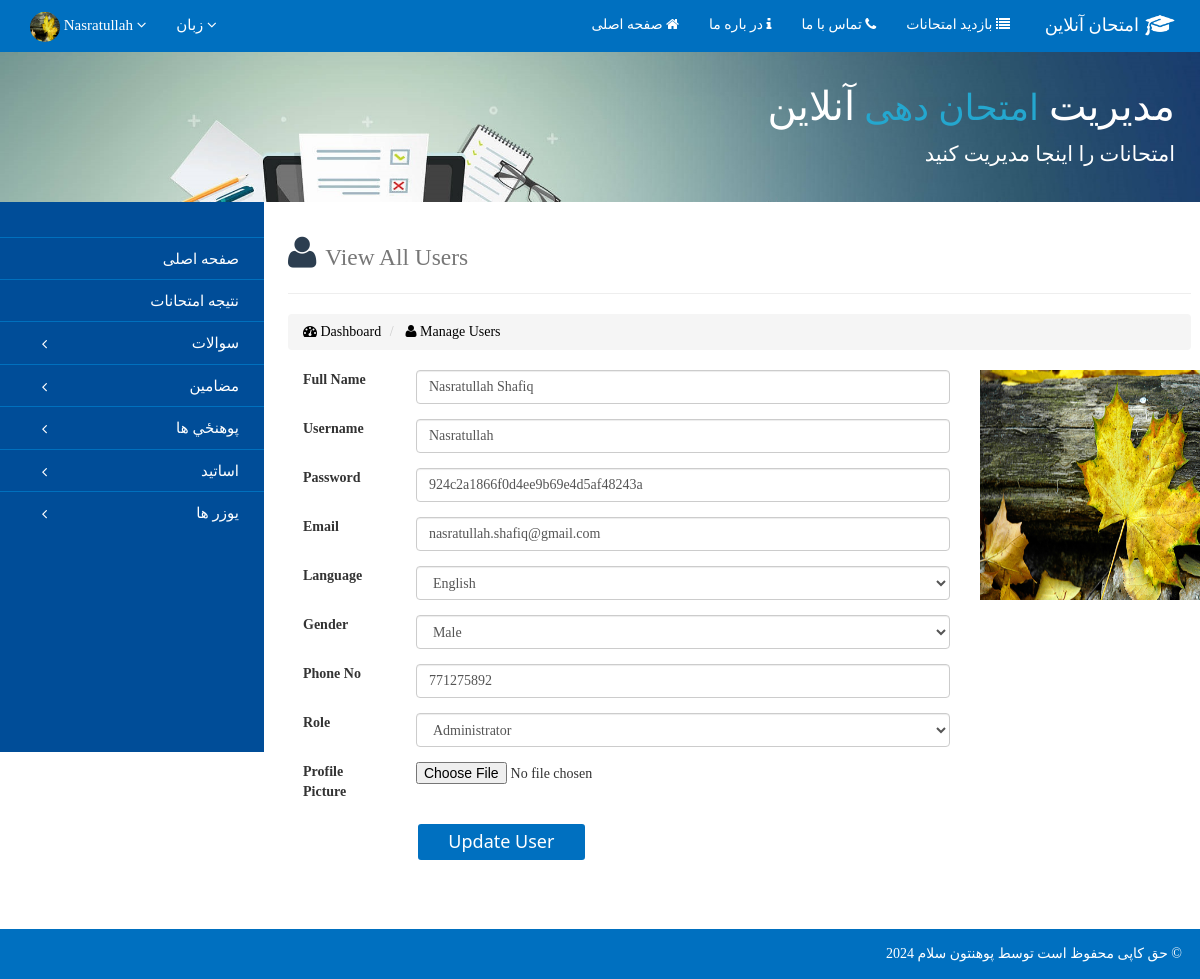
The page /Administrator/Dari/Edit-Users.php?edit=10 (signed in) on the database its author committed.
### tables this page shows
CREATE TABLE `users` (
  `User_ID` int(11) NOT NULL,
  `Full_Name` varchar(50) NOT NULL,
  `Username` varchar(30) NOT NULL,
  `Password` varchar(50) NOT NULL,
  `Email` varchar(100) NOT NULL,
  `Language` varchar(10) NOT NULL,
  `Gender` varchar(10) NOT NULL,
  `Phone_No` int(11) NOT NULL,
  `Image` varchar(255) NOT NULL DEFAULT 'placeholder-user.png',
  `Role_ID` int(11) NOT NULL DEFAULT '2',
  `Status` int(11) NOT NULL DEFAULT '0'
);

### Administrator/Dari/_Partial Components/Database.php (called while the page is built, shortened)
<?php
Class Database{
 public $host   = "localhost";
 public $user   = "root";
 public $pass   = "";
 public $db     = "Quiz";
 public $link;
private function connectDB(){
 $this->link = new mysqli($this->host, $this->user, $this->pass, $this->db);
 }
public function select($query){
  $result = $this->link->query($query) or
   die($this->link->error.__LINE__);
  if($result->num_rows > 0){
    return $result;
  } else {
    return false;
  }
 }
}

### Administrator/_Partial Components/Exam.php (called while the page is built, shortened)
<?php
class Exam{
	private $db;
	public function __construct(){
		$this->db = new Database();
	}
	public function getUsersByUsername($Username){
		$query = "SELECT * from Users where Username = '$Username'";
		mysqli_set_charset($this->db->link, 'UTF8');
		$getData = $this->db->select($query);
		return $getData;
	}
	public function getUserByID($User_ID){
		$query = "SELECT * from Users where User_ID = '$User_ID'";
		mysqli_set_charset($this->db->link, 'UTF8');
		$getData = $this->db->select($query);
		return $getData;
	}
}
?>

### Administrator/Dari/Edit-Users.php (the view, shortened to what this page needs)
<?php
include('./_Partial Components/Header.php');
if(isset($_GET['edit'])){
   $User_ID = $_GET['edit'];
   $UserByID = $exm->getUserByID($User_ID);
}
else{
   header('Location: index.php');
}
$result = $UserByID->fetch_assoc();
?>
    <div class="containe">
    	<div class="row" id="row">
            <div class="left-side-bar">
                <?php include('./_Partial Components/Navigation.php');?>
            </div>
            <div class="right-side-bar">
            <div class="row">
            <div calss = "col-md-9">
                <h1 style = "color: #2C3E50"> <i class = "fa fa-user"> </i> <small> View All Users </small></h1><hr>
                <ol class="breadcrumb">
                    <li style="color: #5C9BD1"><a href="index.php"> <i class = "fa fa-tachometer"></i> Dashboard </a></li>
                    <li class = ""> <a href="Manage-Users.php"> <i class = "fa fa-user"></i> Manage Users </a></li>
                </ol>
            </div>
            <div class="col-md-9">
                    <form class="form-horizontal" method="POST" action="" enctype="multipart/form-data">
                      <div class="form-group">
                        <label for="Full Name" class="col-sm-2">Full Name</label>
                        <div class="col-sm-10">
                          <input type="text"  value = "<?php echo $result['Full_Name']?>" class="form-control" name="Full_Name" placeholder="Frist Name">
                        </div>
                      </div>
                      <div class="form-group">
                        <label for="Username" class="col-sm-2">Username</label>
                        <div class="col-sm-10">
                          <input type="text"  value = "<?php echo $result['Username']?>" class="form-control" name="Username" placeholder="Username">
                        </div>
                      </div>
                      <div class="form-group">
                        <label for="Password" class="col-sm-2"> Password </label>
                        <div class="col-sm-10">
                          <input type="text"  value = "<?php echo $result['Password'] ?>" class="form-control" name="Password" placeholder="Password">
                        </div>
                      </div>
                      <div class="form-group">
                        <label for="Email" class="col-sm-2"> Email </label>
                        <div class="col-sm-10">
                          <input type="email"  value = "<?php echo $result['Email']?>" class="form-control" name="Email" placeholder="Email">
                        </div>
                      </div>
                      <div class="form-group">
                        <label for="input language" class="col-sm-2"> Language </label>
                        <div class="col-sm-10">
                          <select name="Language" class="form-control" id = "Language">
                          <option value="English" <?php if($result['Language']=='English'){echo "selected"; }?> > English </option>
                          </select>
                        </div>
                      </div>
                      <div class="form-group">
                        <label for="input Gender" class="col-sm-2"> Gender </label>
                        <div class="col-sm-10">
                          <select name="Gender" class="form-control" id = "Gender">
                          <option value="Male" <?php if($result['Gender']=='Male'){echo "selected"; }?> > Male </option>
                          </select>
                        </div>
                      </div>
                        <div class="form-group">
                            <label for="Phone No" class="col-sm-2"> Phone No </label>
                            <div class="col-sm-10">
                                <input type="text" name = "Phone_No"  value = "<?php echo $result['Phone_No']?>" class="form-control" placeholder="Phone No">
                            </div>
                        </div>
                        <div class="form-group">
                          <label for="Role_ID" class="col-sm-2"> Role </label>
                          <div class="col-sm-10">
                            <select name="Role_ID" class="form-control">
                            <option value="1" <?php if($result['Role_ID']=='1'){echo "selected"; }?> >  Administrator </option>
                            </select>
                          </div>
                        </div>
                        <div class="form-group">
                            <label for="Profile Picture" class="col-sm-2"> Profile Picture </label>
                            <div class="col-sm-10">
                                <input type="file" id="image" name = "image">
                            </div>
                        </div>
                      <div class="form-group">
                        <div class="col-sm-offset-2 col-sm-10">
                            <button type="submit" name = "submit" class="button-start-the-quiz" id = "">Update User</button>
                        </div>
                      </div>
                    </form>
                </div>
                <div class="col-md-3">
                  <?php
                  $chk_img = $result ['Image'];
                   echo "<img src='../img/_ProfilePicture/$chk_img' alt='' class='img-cicle' width='250px' height='230px'/>";?>
                </div>
</div>
    		</div>
    	</div>
    </div>
<?php
include('./_Partial Components/Footer.php');
?>

### Administrator/Dari/_Partial Components/Header.php (shortened to what this page needs)
<?php
$filepath = realpath(dirname(__FILE__));
include_once($filepath.'/Database.php');
$exm = new Exam();
?>
<!DOCTYPE html>
<html>
<head>
    <link href ="./../../CSS/bootstrap.min.css" rel=" stylesheet" />
    <link href ="./../../CSS/bootstrap.css" rel=" stylesheet" />
    <link href="./../../CSS/animated.css" rel="stylesheet" >
    <link href="./../../CSS/font-awesome.css" rel="stylesheet" >
    <link href="./../../CSS/font-awesome.min.css" rel="stylesheet" >
    <link href="./../../CSS/animated.css" rel="stylesheet" >
    <link href="./../../CSS/bootstrap.min.css" rel="stylesheet">
    <link href="./CSS/Quiz_Admin_Panel.css" rel="stylesheet">
</head>
<body onload = "timeout()" class="all-dari-content">
<nav class="navbar navbar-inverse navbar-static-top" style = "background-color: rgb(0,112,192); border: 0px;">
      <div class="container-fluid">
        <div id="navbar" class="navbar-collapse collapse text-right">
          <ul class="nav navbar-nav" id="top-navbar">
          <li class="dropdown" id= "ssh">
            <?php if(isset($_SESSION['Username'])){
                $Username = $_SESSION['Username'];
                $UsersByUsername = $exm->getUsersByUsername($Username);
                $row = $UsersByUsername->fetch_array();
                $profile_img = $row['Image'];
            ?>
            <li class="dropdown dropdown-user" style = "background-color: rgb(0,112,192); padding-top: 0px;">
                  <a href="javascript:;" class="dropdown-toggle" id = "img-user" data-toggle="dropdown" data-hover="ddown" data-close-others="tue" style = "color: #fff;">
                      <?php echo "<img alt='' class='img-circle' width='30px' height = '30px' src='./../../img/_ProfilePicture/$profile_img' style = 'margin-top: -5px; margin-bottom: -5px;' />"; ?>
                      <span class="username username-hide-on-mobile">
                      <?php echo $_SESSION['Username']; ?> </span>
                      <i class="fa fa-angle-down"></i>
                  </a>
              </li>
          <?php } ?>
            </li>
            <li class="dropdown dropdown-user" style = "background-color: rgb(0,112,192); text-align: right;">
                    <a href="javascript:;" class="dropdown-toggle" data-toggle="dropdown" data-hover="dropdown" data-close-others="true" style = "color: #fff;">
                        <span class="username"> زبان </span>
                        <i class="fa fa-angle-down"></i>
                    </a>
                </li>
            </ul>
            <ul class="nav navbar-nav navbar-right" id = "navbardr">
                <a href="index.php" class="navbar-brand" id = "navbar-brand-right-dr">
                <div class = "col-xs-9" id = "div-quiz-title-bar"> امتحان آنلاین </div>
                <div class = "col-xs-3" id = "img-cup-dr"><img src="./../../img/Graduation Cap_52px.png" alt="Logo" width="30px"></div>
                </a>
            <li class="actie"><a id="ahmadsh" href="index.php"> صفحه اصلی <i class="fa fa-home"></i></a></li>
                <li><a href="About-Us.php" id="c"> در باره ما <i class="fa fa-info"></i></a></li>
                <li><a href="Contact-us.php"> تماس با ما <i class="fa fa-phone"></i></a></li>
                <li><a href="./../../Dari/index.php"> بازدید امتحانات <i class="fa fa-list"></i></a></li>
          </ul>
        </div>
      </div>
    </nav>
<div class="jumbotron" id = "jbtdr" style="margin-bottom: 0px; background-image: url('./../../img/IBPS-Banner12.jpg'); background-size: cover;">
    <div class="container-fluid">
        <div id="detailsDr" class="animated fadeInLeft">
            <h1> مدیریت <span> امتحان دهی </span> آنلاین </h1>
            <p class = "paragraphDr"> امتحانات را اینجا مدیریت کنید</p>
        </div>
    </div>
</div>
<body>

### CSS/Online_Quiz_Style.css (style rules this page uses)
body { min-height: calc(100% - 0px); position: relative; padding-bottom: 40px; }
html { height: 100%; position: relative; }
#jbtdr { background-image: url('../img/IBPS-Banner12.jpg'); background-repeat: no-repeat; background-size: cover; }
.all-dari-content * { font-family: Calibri; }
.row { margin-bottom: 60px; }
.navbar-brand { color: white; margin-top: -5px; width: 190px; }
#navbar-brand-right-dr { float: right; color: #fff; }
#navbardr #div-quiz-title-bar { text-align: right; padding-left: 0px; padding-top: 5px; padding-right: 6px; }
#navbardr #img-cup-dr { padding-left: 0px; }
.jumbotron { height: 150px; overflow: hidden; margin-top: -30px; width: 100%; background-image: url('./img/top-image.jpg'); background-color: #fff; }
.jumbotron #detailsDr { color:white; font-size: 26px; padding-right: 10px; float: right; text-align: right; width: 100%; }
.jumbotron #detailsDr h1 { font-size: 40px; margin-top: -15px; text-align: right; }
.jumbotron #detailsDr span { color:#24A7CF; font-size: 36px; }
.paragraphDr { font-size: 17px; text-align: right; font-family: calibri; }
a { text-decoration: none; }
a:link, a:visited { color: black; }
.button-start-the-quiz { background-color: rgb(0,112,192); height: 40px; width: 32%; color: white; font-family: segoe ui; font-weight: lighter; font-size: 18px; border-radius: 5px; border: 2px solid #fff; transition: 0.4s ease; }
#navbardr li a { color: #fff; }
#top-navbar li a { color: #fff; font-size: 15px; }
@media only screen and (min-width:850px)and (max-width: 1200px) { body { margin: 0px; } }
@media only screen and (min-width:850px)and (max-width: 1200px) { .username-hide-on-mobile { display: inline-block; } }
@media only screen and (min-width:850px)and (max-width: 1200px) { .row { margin-bottom: 50px; } }
@media only screen and (min-width:850px)and (max-width: 1200px) { p { font-family: segoe ui; font-weight: lighter; } }
@media only screen and (min-width:850px)and (max-width: 1200px) { #navbar-brand-right-dr { display: block; } }
@media only screen and (min-width:850px)and (max-width: 1200px) { .jumbotron #detailsDr { color:white; font-size: 20px; padding-right: 10px; float: right; text-align: right; width: 100%; } }
@media only screen and (min-width:850px)and (max-width: 1200px) { .jumbotron #detailsDr h1 { font-size: 30px; margin-top: -15px; text-align: right; } }
@media only screen and (min-width:850px)and (max-width: 1200px) { .jumbotron #detailsDr span { color:#24A7CF; font-size: 36px; } }

### CSS/MyCarousel.css (style rules this page uses)
.all-dari-content * { font-family: Calibri; }
img { vertical-align: middle; }

### Administrator/Dari/CSS/Quiz_Admin_Panel.css (style rules this page uses)
#navbar-brand-right-dr { float: right; color: #fff; }
#navbardr #div-quiz-title-bar { text-align: right; padding-left: 0px; padding-top: 5px; padding-right: 6px; }
#navbardr #img-cup-dr { padding-left: 0px; }
.jumbotron { height: 150px; overflow: hidden; margin-top: -30px; width: 100%; background-image: url('./img/top-image.jpg'); background-color: #fff; }
.jumbotron #detailsDr { color:white; font-size: 26px; padding-right: 10px; float: right; text-align: right; width: 100%; }
.jumbotron #detailsDr h1 { font-size: 40px; margin-top: -15px; text-align: right; }
.jumbotron #detailsDr span { color:#24A7CF; font-size: 36px; }
.paragraphDr { font-size: 17px; text-align: right; font-family: calibri; }
a { color: black; }
p { font-family: segoe ui light; }
.left-side-bar { width: 17%; float: left; margin-left: 0px; }
.right-side-bar { width: 80%; float: right; margin: 1%; padding-left: 15px; padding-right: 1%; }
#row { padding: 0px; margin: 0px; }
.navbar-brand { color: white; margin-top: -5px; width: 190px; }
a { text-decoration: none; }
.button-start-the-quiz { background-color: rgb(0,112,192); height: 40px; width: 32%; color: white; font-family: segoe ui; font-weight: lighter; font-size: 18px; border-radius: 5px; border: 2px solid #fff; transition: 0.4s ease; }
#top-navbar li a { color: #fff; font-size: 15px; }
@media only screen and (min-width:769px)and (max-width: 1200px) { body { margin: 0px; } }
@media only screen and (min-width:769px)and (max-width: 1200px) { .left-side-bar { width: 22%; } }
@media only screen and (min-width:769px)and (max-width: 1200px) { .right-side-bar { width:75%; } }
@media only screen and (min-width:769px)and (max-width: 1200px) { p { font-family: segoe ui; font-weight: lighter; } }

### rows shown on the page
users: Image (picture), Full_Name "Nasratullah Shafiq", Username "Nasratullah", Password "924c2a1866f0d4ee9b69e4d5af48243a", Email "nasratullah.shafiq@gmail.com", Language "English", Gender "Male", Phone_No "771275892", Role_ID "Administrator"

### other values the page prints
$_SESSION['Username'] "Nasratullah"
